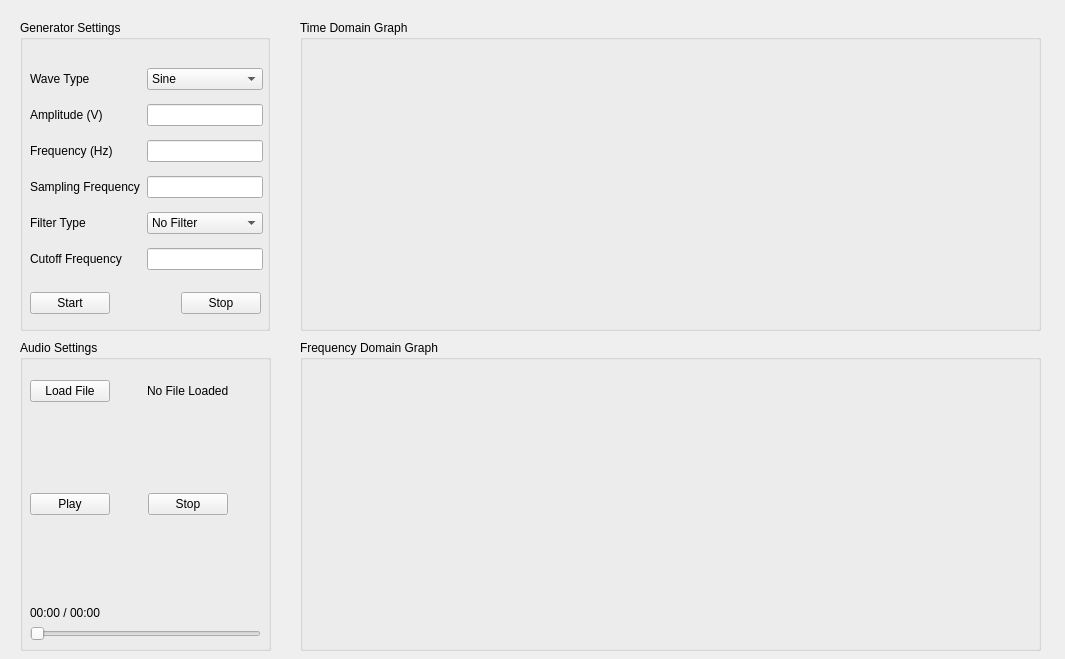
<?xml version="1.0" encoding="UTF-8"?>
<ui version="4.0">
 <class>MainWindow</class>
 <widget class="QMainWindow" name="MainWindow">
  <property name="geometry">
   <rect>
    <x>0</x>
    <y>0</y>
    <width>1065</width>
    <height>659</height>
   </rect>
  </property>
  <property name="windowTitle">
   <string>MainWindow</string>
  </property>
  <widget class="QWidget" name="centralwidget">
   <widget class="QGroupBox" name="groupBox_generatorSettings">
    <property name="geometry">
     <rect>
      <x>20</x>
      <y>20</y>
      <width>250</width>
      <height>311</height>
     </rect>
    </property>
    <property name="title">
     <string>Generator Settings</string>
    </property>
    <widget class="QWidget" name="layoutWidget">
     <property name="geometry">
      <rect>
       <x>10</x>
       <y>270</y>
       <width>231</width>
       <height>26</height>
      </rect>
     </property>
     <layout class="QGridLayout" name="gridLayout">
      <item row="0" column="1">
       <spacer name="horizontalSpacer_2">
        <property name="orientation">
         <enum>Qt::Horizontal</enum>
        </property>
        <property name="sizeHint" stdset="0">
         <size>
          <width>40</width>
          <height>20</height>
         </size>
        </property>
       </spacer>
      </item>
      <item row="0" column="2">
       <widget class="QPushButton" name="generatorButton_stop">
        <property name="text">
         <string>Stop</string>
        </property>
       </widget>
      </item>
      <item row="0" column="0">
       <widget class="QPushButton" name="generatorButton_start">
        <property name="text">
         <string>Start</string>
        </property>
       </widget>
      </item>
     </layout>
    </widget>
    <widget class="QWidget" name="layoutWidget">
     <property name="geometry">
      <rect>
       <x>10</x>
       <y>40</y>
       <width>233</width>
       <height>221</height>
      </rect>
     </property>
     <layout class="QGridLayout" name="gridLayout_2">
      <item row="0" column="0">
       <widget class="QLabel" name="label_waveType">
        <property name="text">
         <string>Wave Type</string>
        </property>
       </widget>
      </item>
      <item row="3" column="0">
       <widget class="QLabel" name="label_samplingFrequency">
        <property name="text">
         <string>Sampling Frequency</string>
        </property>
       </widget>
      </item>
      <item row="4" column="0">
       <widget class="QLabel" name="label_filterType">
        <property name="text">
         <string>Filter Type</string>
        </property>
       </widget>
      </item>
      <item row="4" column="2">
       <widget class="QComboBox" name="comboBox_filterType">
        <item>
         <property name="text">
          <string>No Filter</string>
         </property>
        </item>
        <item>
         <property name="text">
          <string>Low Pass Filter</string>
         </property>
        </item>
        <item>
         <property name="text">
          <string>High Pass Filter</string>
         </property>
        </item>
       </widget>
      </item>
      <item row="0" column="2">
       <widget class="QComboBox" name="comboBox_waveType">
        <item>
         <property name="text">
          <string>Sine</string>
         </property>
        </item>
        <item>
         <property name="text">
          <string>Square</string>
         </property>
        </item>
        <item>
         <property name="text">
          <string>Triangle</string>
         </property>
        </item>
        <item>
         <property name="text">
          <string>Sawtooth</string>
         </property>
        </item>
        <item>
         <property name="text">
          <string>WhiteNoise</string>
         </property>
        </item>
       </widget>
      </item>
      <item row="2" column="0">
       <widget class="QLabel" name="label_frequency">
        <property name="text">
         <string>Frequency (Hz)</string>
        </property>
       </widget>
      </item>
      <item row="2" column="1">
       <spacer name="horizontalSpacer_3">
        <property name="orientation">
         <enum>Qt::Horizontal</enum>
        </property>
        <property name="sizeHint" stdset="0">
         <size>
          <width>40</width>
          <height>20</height>
         </size>
        </property>
       </spacer>
      </item>
      <item row="1" column="2">
       <widget class="QLineEdit" name="lineEdit_amplitude"/>
      </item>
      <item row="1" column="0">
       <widget class="QLabel" name="label_amplitude">
        <property name="text">
         <string>Amplitude (V)</string>
        </property>
       </widget>
      </item>
      <item row="2" column="2">
       <widget class="QLineEdit" name="lineEdit_frequency"/>
      </item>
      <item row="3" column="2">
       <widget class="QLineEdit" name="lineEdit_samplingFrequency"/>
      </item>
      <item row="5" column="0">
       <widget class="QLabel" name="label_cutoffFrequency">
        <property name="text">
         <string>Cutoff Frequency</string>
        </property>
       </widget>
      </item>
      <item row="5" column="2">
       <widget class="QLineEdit" name="lineEdit_cutoffFrequency"/>
      </item>
     </layout>
    </widget>
   </widget>
   <widget class="QGroupBox" name="groupBox_timeDomainGraph">
    <property name="geometry">
     <rect>
      <x>300</x>
      <y>20</y>
      <width>741</width>
      <height>311</height>
     </rect>
    </property>
    <property name="title">
     <string>Time Domain Graph</string>
    </property>
    <layout class="QGridLayout" name="gridLayout_3">
     <item row="0" column="0">
      <widget class="QCustomPlot" name="timePlot" native="true"/>
     </item>
    </layout>
   </widget>
   <widget class="QGroupBox" name="groupBox_frequencyDomainGraph">
    <property name="geometry">
     <rect>
      <x>300</x>
      <y>340</y>
      <width>741</width>
      <height>311</height>
     </rect>
    </property>
    <property name="title">
     <string>Frequency Domain Graph</string>
    </property>
    <layout class="QGridLayout" name="gridLayout_4">
     <item row="0" column="0">
      <widget class="QCustomPlot" name="fftPlot" native="true"/>
     </item>
    </layout>
   </widget>
   <widget class="QGroupBox" name="groupBox_audioSettings">
    <property name="geometry">
     <rect>
      <x>20</x>
      <y>340</y>
      <width>251</width>
      <height>311</height>
     </rect>
    </property>
    <property name="title">
     <string>Audio Settings</string>
    </property>
    <widget class="QWidget" name="">
     <property name="geometry">
      <rect>
       <x>10</x>
       <y>40</y>
       <width>231</width>
       <height>261</height>
      </rect>
     </property>
     <layout class="QGridLayout" name="gridLayout_5">
      <item row="4" column="0">
       <layout class="QVBoxLayout" name="verticalLayout">
        <item>
         <widget class="QLabel" name="label_time">
          <property name="text">
           <string>00:00 / 00:00</string>
          </property>
         </widget>
        </item>
        <item>
         <widget class="QSlider" name="progressSlider">
          <property name="orientation">
           <enum>Qt::Horizontal</enum>
          </property>
         </widget>
        </item>
       </layout>
      </item>
      <item row="1" column="0">
       <spacer name="verticalSpacer">
        <property name="orientation">
         <enum>Qt::Vertical</enum>
        </property>
        <property name="sizeHint" stdset="0">
         <size>
          <width>20</width>
          <height>40</height>
         </size>
        </property>
       </spacer>
      </item>
      <item row="0" column="0">
       <layout class="QHBoxLayout" name="horizontalLayout">
        <item>
         <widget class="QPushButton" name="pushButton_loadFile">
          <property name="text">
           <string>Load File</string>
          </property>
         </widget>
        </item>
        <item>
         <spacer name="horizontalSpacer">
          <property name="orientation">
           <enum>Qt::Horizontal</enum>
          </property>
          <property name="sizeHint" stdset="0">
           <size>
            <width>40</width>
            <height>20</height>
           </size>
          </property>
         </spacer>
        </item>
        <item>
         <widget class="QLabel" name="label_file">
          <property name="text">
           <string>No File Loaded</string>
          </property>
         </widget>
        </item>
        <item>
         <spacer name="horizontalSpacer_8">
          <property name="orientation">
           <enum>Qt::Horizontal</enum>
          </property>
          <property name="sizeHint" stdset="0">
           <size>
            <width>40</width>
            <height>20</height>
           </size>
          </property>
         </spacer>
        </item>
       </layout>
      </item>
      <item row="2" column="0">
       <layout class="QHBoxLayout" name="horizontalLayout_2">
        <item>
         <widget class="QPushButton" name="audioButton_start">
          <property name="text">
           <string>Play</string>
          </property>
         </widget>
        </item>
        <item>
         <spacer name="horizontalSpacer_4">
          <property name="orientation">
           <enum>Qt::Horizontal</enum>
          </property>
          <property name="sizeHint" stdset="0">
           <size>
            <width>40</width>
            <height>20</height>
           </size>
          </property>
         </spacer>
        </item>
        <item>
         <widget class="QPushButton" name="audioButton_stop">
          <property name="text">
           <string>Stop</string>
          </property>
         </widget>
        </item>
        <item>
         <spacer name="horizontalSpacer_5">
          <property name="orientation">
           <enum>Qt::Horizontal</enum>
          </property>
          <property name="sizeHint" stdset="0">
           <size>
            <width>40</width>
            <height>20</height>
           </size>
          </property>
         </spacer>
        </item>
       </layout>
      </item>
      <item row="3" column="0">
       <spacer name="verticalSpacer_2">
        <property name="orientation">
         <enum>Qt::Vertical</enum>
        </property>
        <property name="sizeHint" stdset="0">
         <size>
          <width>20</width>
          <height>40</height>
         </size>
        </property>
       </spacer>
      </item>
     </layout>
    </widget>
   </widget>
  </widget>
 </widget>
 <customwidgets>
  <customwidget>
   <class>QCustomPlot</class>
   <extends>QWidget</extends>
   <header>qcustomplot.h</header>
   <container>1</container>
  </customwidget>
 </customwidgets>
 <tabstops>
  <tabstop>comboBox_waveType</tabstop>
  <tabstop>lineEdit_amplitude</tabstop>
  <tabstop>lineEdit_frequency</tabstop>
  <tabstop>lineEdit_samplingFrequency</tabstop>
  <tabstop>generatorButton_start</tabstop>
  <tabstop>generatorButton_stop</tabstop>
 </tabstops>
 <resources/>
 <connections/>
</ui>
